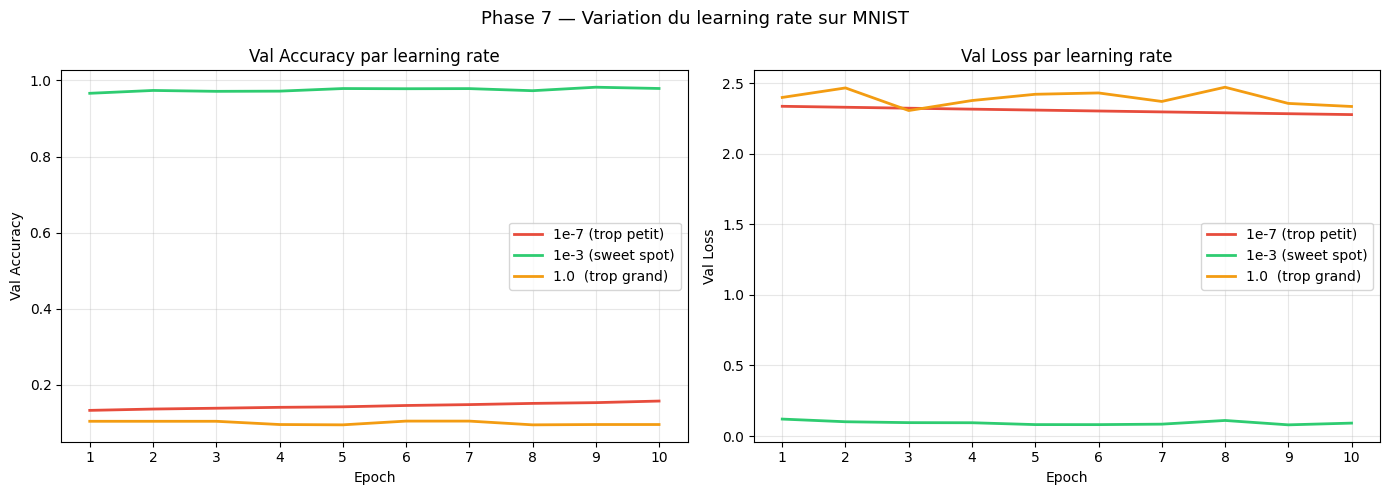

Reproduce this figure in Python.
import os
os.environ['TF_CPP_MIN_LOG_LEVEL'] = '3'
os.environ['TF_ENABLE_ONEDNN_OPTS'] = '0'

import numpy as np
import matplotlib
matplotlib.use('Agg')
import matplotlib.pyplot as plt

from tensorflow import keras
from tensorflow.keras import layers

(X_train, y_train), (X_test, y_test) = keras.datasets.mnist.load_data()
X_train = X_train.reshape(-1, 784).astype("float32") / 255.0
X_test  = X_test.reshape(-1, 784).astype("float32") / 255.0

learning_rates = [1e-7, 1e-3, 1.0]
labels         = ['1e-7 (trop petit)', '1e-3 (sweet spot)', '1.0  (trop grand)']
colors         = ['#e74c3c', '#2ecc71', '#f39c12']
results        = {}

print("=" * 70)
print("PHASE 7 : VARIATION DU LEARNING RATE SUR MNIST")
print("=" * 70)
print(f"Architecture : 784 → Dense(128,ReLU) → Dense(64,ReLU) → Dense(10,Softmax)")
print(f"Optimizer : Adam | Epochs : 10 | Batch size : 64")
print("=" * 70)

for lr, label in zip(learning_rates, labels):
    print(f"\n--- LR = {lr:.0e} ---")

    model = keras.Sequential([
        layers.Dense(128, activation='relu', input_shape=(784,)),
        layers.Dense(64,  activation='relu'),
        layers.Dense(10,  activation='softmax'),
    ])
    model.compile(
        optimizer=keras.optimizers.Adam(learning_rate=lr),
        loss='sparse_categorical_crossentropy',
        metrics=['accuracy']
    )

    history = model.fit(
        X_train, y_train,
        epochs=10,
        batch_size=64,
        validation_split=0.1,
        verbose=1
    )

    _, test_acc = model.evaluate(X_test, y_test, verbose=0)
    results[lr] = {'history': history, 'test_acc': test_acc, 'label': label}

# Tableau récap
print("\n" + "=" * 70)
print("RÉSULTATS COMPARATIFS")
print("=" * 70)
print(f"{'Learning rate':20} | {'Val acc finale':>15} | {'Test acc':>10} | {'Diagnostic':>20}")
print("-" * 70)
diagnostics = {1e-7: 'pas de convergence', 1e-3: 'sweet spot ✓', 1.0: 'explosion / chaos'}
for lr, res in results.items():
    val_acc = res['history'].history['val_accuracy'][-1]
    print(f"{str(lr):20} | {val_acc:>15.4f} | {res['test_acc']:>10.4f} | {diagnostics[lr]:>20}")
print("=" * 70)

# Courbes superposées
epochs = range(1, 11)

fig, axes = plt.subplots(1, 2, figsize=(14, 5))

for lr, label, color in zip(learning_rates, labels, colors):
    h = results[lr]['history'].history
    axes[0].plot(epochs, h['val_accuracy'], label=label, linewidth=2, color=color)
    axes[1].plot(epochs, h['val_loss'],     label=label, linewidth=2, color=color)

axes[0].set_title("Val Accuracy par learning rate")
axes[0].set_xlabel("Epoch"); axes[0].set_ylabel("Val Accuracy")
axes[0].legend(); axes[0].grid(True, alpha=0.3)
axes[0].set_xticks(list(epochs))

axes[1].set_title("Val Loss par learning rate")
axes[1].set_xlabel("Epoch"); axes[1].set_ylabel("Val Loss")
axes[1].legend(); axes[1].grid(True, alpha=0.3)
axes[1].set_xticks(list(epochs))

plt.suptitle("Phase 7 — Variation du learning rate sur MNIST", fontsize=13)
plt.tight_layout()
plt.savefig("phase7_learning_rate.png", dpi=100, bbox_inches='tight')

# ======================================================================
# RÉSULTATS COMPARATIFS
# ======================================================================
# Learning rate        |  Val acc finale |   Test acc |           Diagnostic
# ----------------------------------------------------------------------
# 1e-07                |          0.1577 |     0.1599 |   pas de convergence
# 0.001                |          0.9788 |     0.9754 |         sweet spot ✓
# 1.0                  |          0.0960 |     0.1010 |    explosion / chaos
# ======================================================================
